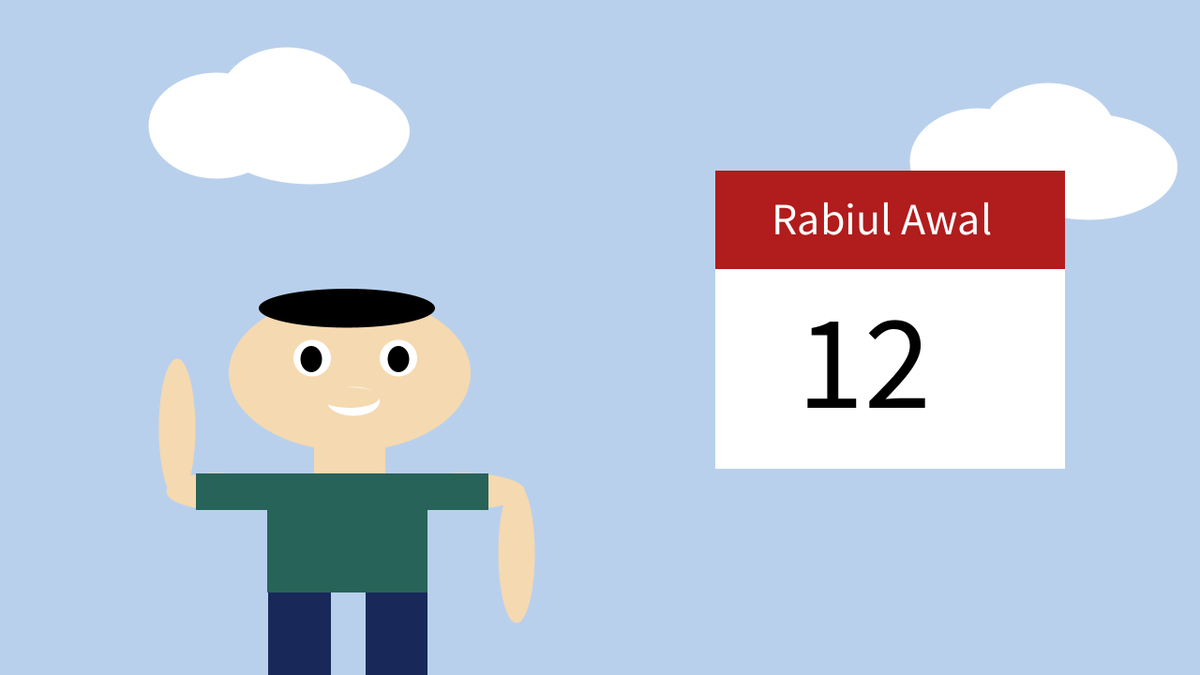
Frame 1 (no input)
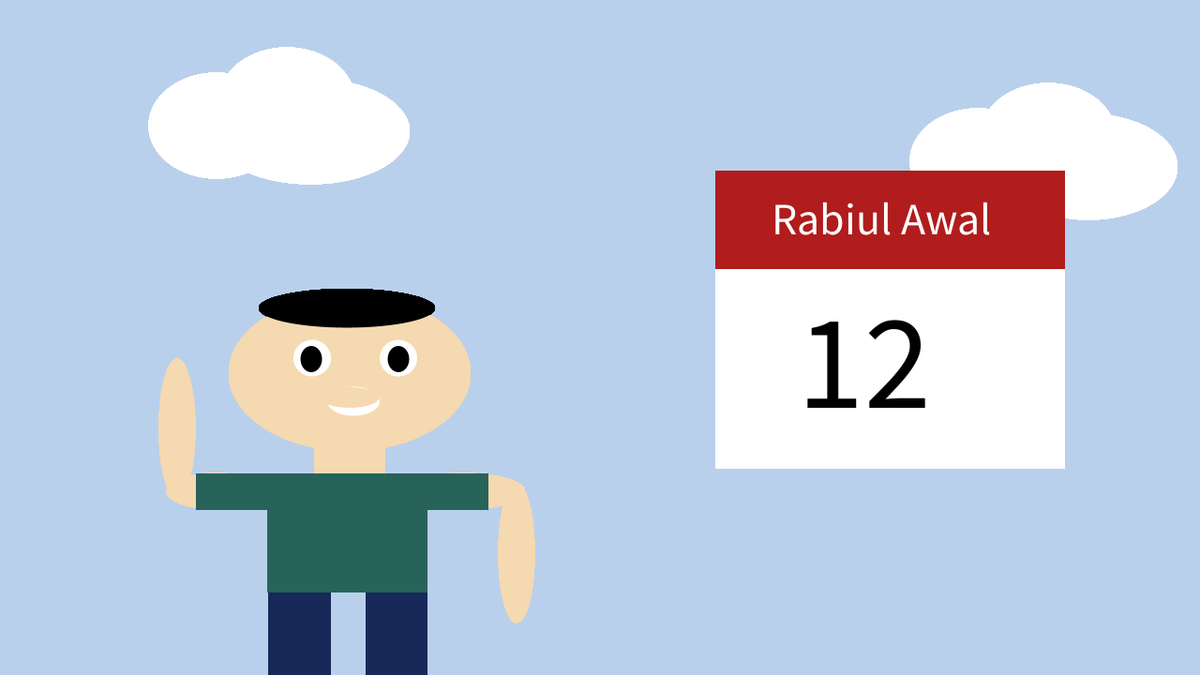
Frame 60 (the mouse pressed at the canvas centre just before this capture)
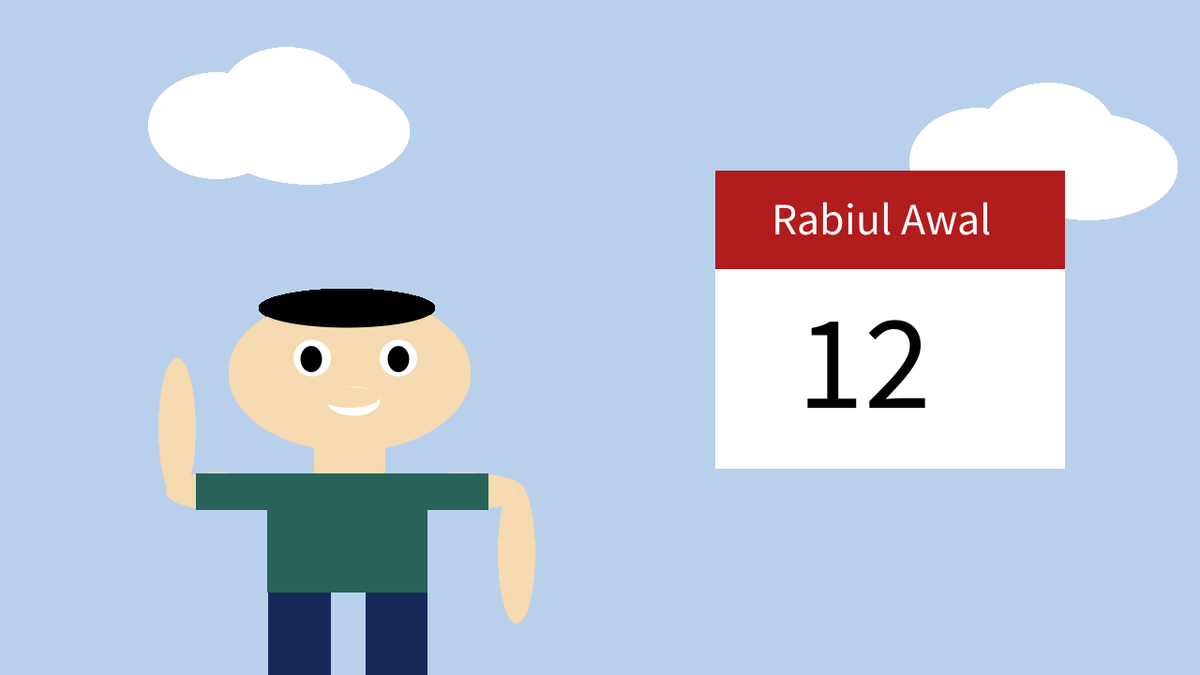
Frame 120 (the mouse held since frame 60 and released just before this capture)

The Processing sketch that drew these frames (run headless with seeded random() and noise(); from frame 60 on, the mouse is pressed at the canvas centre):

// Processing sketch: orang2
// ── orang2.pde
void setup () {
  size (1280,720);
  background (185,208,236);
  noStroke();

}
void draw () {
  //awan
  fill (256,256,256);
  ellipse (1046+(145/2),89+(113/2),145,113);
  ellipse (971+(145/2),116+(113/2),145,113);
  ellipse (1066+(190/2),122+(113/2),190,113);
 
  fill (256,256,256);
  ellipse (225+(212/2),84+(113/2),212,113);
  ellipse (159+(145/2),78+(113/2),145,113);
  ellipse (234+(145/2),51+(113/2),145,113);
  
  // 12RA
  fill (256,256,256);
  rect (763,218,373,282);
  fill (177,28,28); 
  rect (763,182,373,105);
  fill (0);
  
  //text
  fill(255);
  textSize(48);
  text("Rabiul Awal", 823, 250);
  
  fill(0);
  textSize(144);
  text("12", 850, 435);
  


  //orang//
  fill (24,41,89);
  rect (390,629,66,166);
  rect (286,614,67,166);
  
  fill (245,217,176);
  rect (335,441,76,64);
  
  fill(245, 217 ,176);
  ellipse(258+(231/2), 315+(166/2), 258, 166);
  
    fill(0);
  ellipse(276+(188/2), 308+(41.5/2), 188, 41.5);
  
  //mata
  fill(255);
  ellipse(313+(40/2), 363+(39/2), 40, 39);
  ellipse(405+(40/2), 363+(39/2), 40, 39);
  fill(0);
  ellipse(321+(23/2), 369+(28/2), 23, 28);
  ellipse(414+(23/2), 369+(28/2), 23, 28);
  
   //tangan
  fill(245, 217 ,176);
  ellipse(169.9+(39/2), 383+(149/2), 39, 149);
  ellipse(177.5+(107.9/2), 505+(39/2), 107.9, 39);
  ellipse(427.2+(132.8/2), 505+(39/2), 132.8, 39);
  ellipse(532+(39/2), 516+(149/2), 39, 149);
  fill(255);
  ellipse(349+(56/2), 413+(31/2), 56, 31);
  fill(245, 217, 176);
  ellipse(342+(63/2), 413+(22/2), 63, 22);
  
  fill (39,99,89);
  rect (285,544,171,88);
  rect (209,505,312,39);
  
  
}
